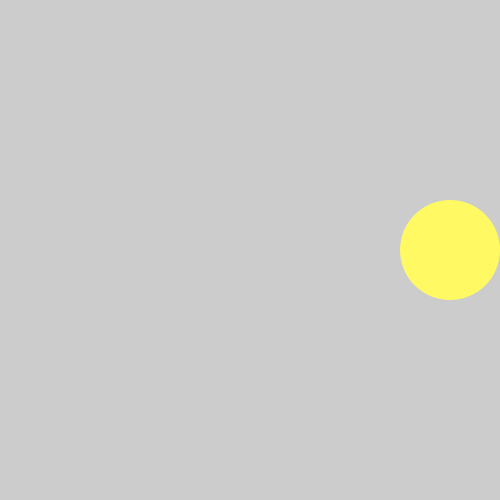
Frame 1 (no input)
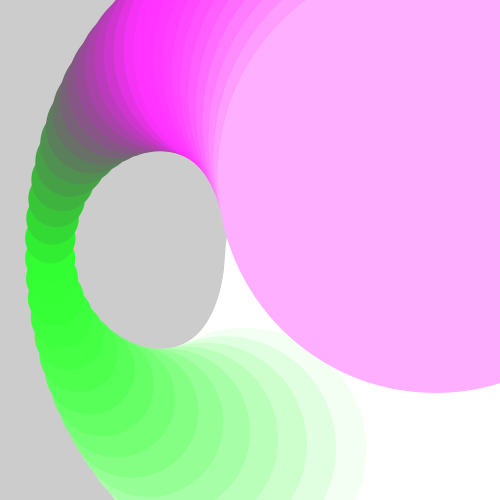
Frame 60 (the mouse pressed at the canvas centre just before this capture)
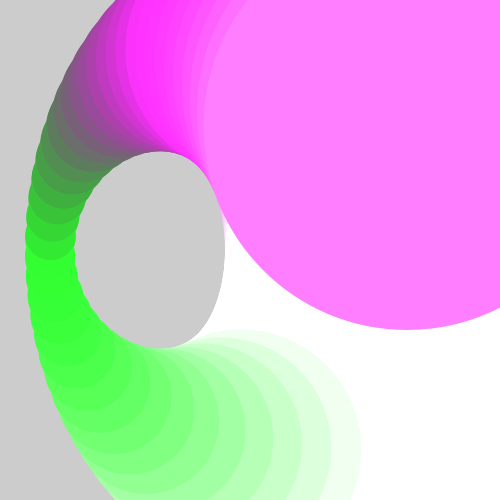
Frame 120 (the mouse held since frame 60 and released just before this capture)

The Processing sketch that drew these frames (run headless with seeded random() and noise(); from frame 60 on, the mouse is pressed at the canvas centre):

// Processing sketch: Wave
// ── Wave.pde
void setup()
{
  size(500, 500);
}

float th = 0.0;
float z = 100;

void draw()
{
  //background(200);
  float l = 200; 
  float x = 250 + l*cos(th);
  float y = 250 + l*sin(th);
  th += 0.1;
  
  color a = color(x,y,z);
  noStroke();
  fill (a);
  circle(x, y, z);
  
  //if(z >= 1)
  //{
     z = 250 + l*cos(th);
  //}
}
